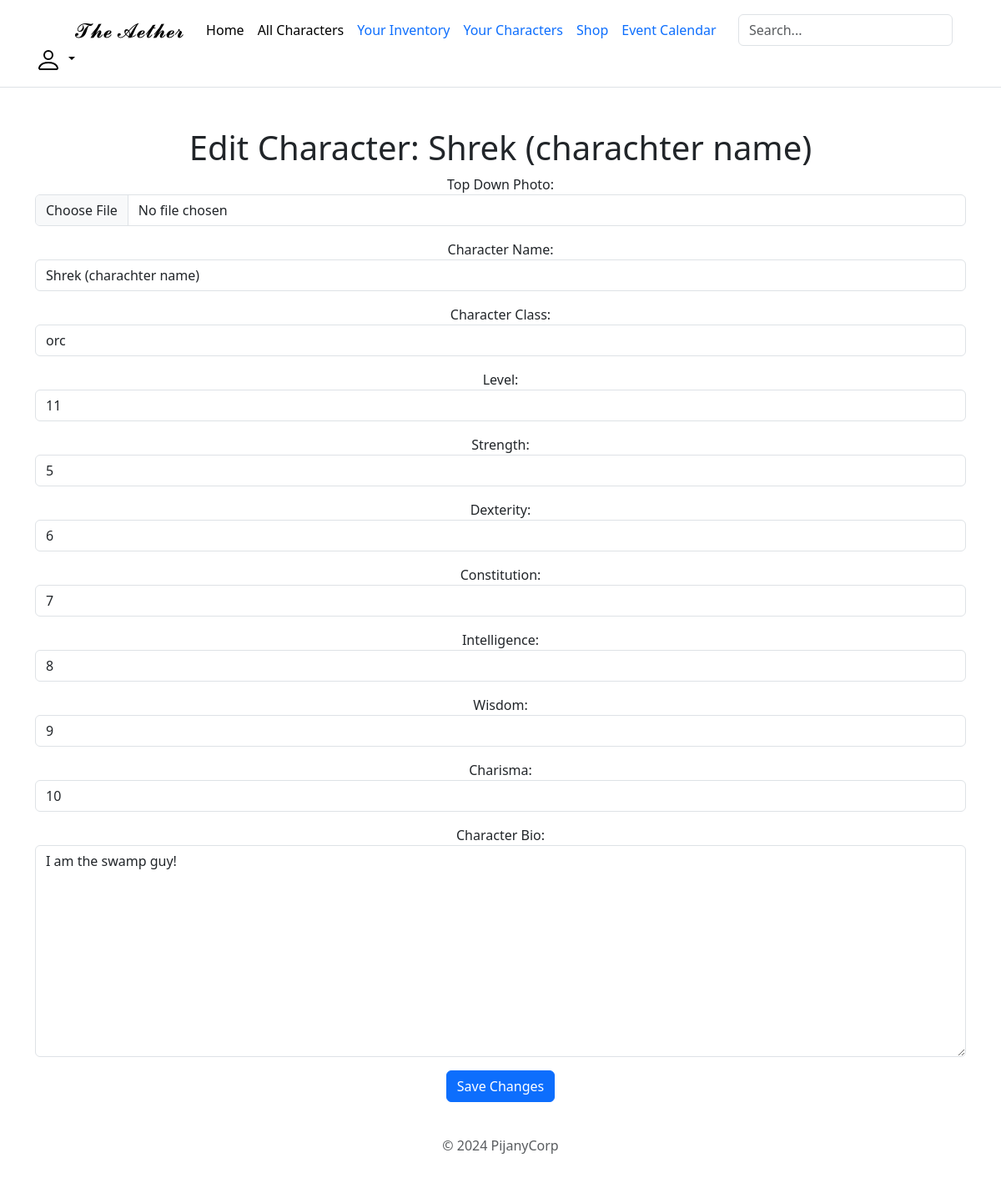
The page /members/characters/edit/1/ (signed in) on the database its author committed.
### main/models.py (models this page shows, shortened)
class Character(models.Model):
    character_name = models.CharField(max_length=100, blank=True, null=True)
    profile = models.ForeignKey(Profile, on_delete=models.CASCADE, related_name='character_profiles', blank=True, null=True)
    strength = models.IntegerField()
    dexterity = models.IntegerField()
    constitution = models.IntegerField()
    intelligence = models.IntegerField()
    wisdom = models.IntegerField()
    charisma = models.IntegerField()
    level = models.IntegerField()
    character_class = models.TextField(blank=True, null=True)
    top_down_photo = models.ImageField(upload_to='characters/', blank=True, null=True)
    bio = models.TextField(blank=True, null=True)

### main/views.py (the view)
# urls.py: path('members/characters/edit/<int:character_id>/', views.edit_character, name='edit_character'),
@login_required
def edit_character(request, character_id):
    profile = get_object_or_404(Profile, user=request.user)
    character = get_object_or_404(Character, id=character_id, profile=profile)
    if request.method == 'POST':
        form = CharacterForm(request.POST, request.FILES, instance=character)
        if form.is_valid():
            form.save()
            return redirect('characters')
    else:
        form = CharacterForm(instance=character)
    return render(request, 'edit_character.html', {'form': form, 'character': character})

### main/templates/edit_character.html (shortened to what this page needs)
{% extends "base.html" %}
{% block content %}
<div class="container mt-5">
    <h1>Edit Character: {{ character.character_name }}</h1>
    <form method="post" enctype="multipart/form-data">
        {{ form.as_p }}
        <button type="submit" class="btn btn-primary">Save Changes</button>
    </form>
</div>
{% endblock %}

### rows shown on the page
Character: character_name "Shrek (charachter name)", character_class "orc", level "11", strength "5", dexterity "6", constitution "7", intelligence "8", wisdom "9", charisma "10", bio "I am the swamp guy!"
